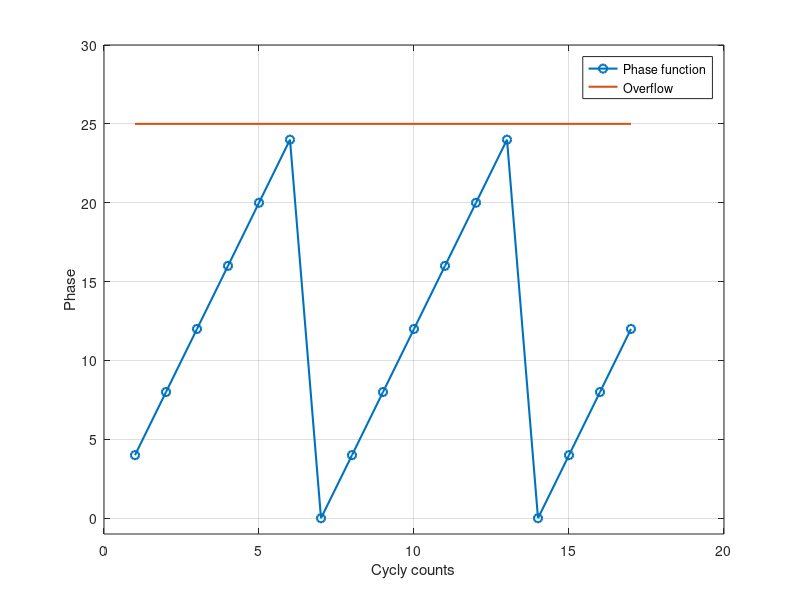

The MATLAB source for this figure:
clc;
clear;
close all;

incrementVal = 4;
overFlow = 25;
loopCnt = 17;
accum = 0;
accumReg = zeros(1, loopCnt);
overFlowReg = zeros(1, loopCnt);
overFlowReg(overFlowReg == 0) = overFlow;

for i = 1 : loopCnt
    accum = accum + incrementVal;
    if accum >= overFlow
        accum = 0;
    end
    accumReg(i) = accum;
end

figure();
plot(accumReg, '-o', "LineWidth", 1.5);
hold on;
plot(overFlowReg, "LineWidth", 1.5);
% title("Phase Function");
grid on;
xlabel("Cycly counts");
ylabel("Phase");
legend("Phase function", "Overflow");
ylim([-1 30]);



